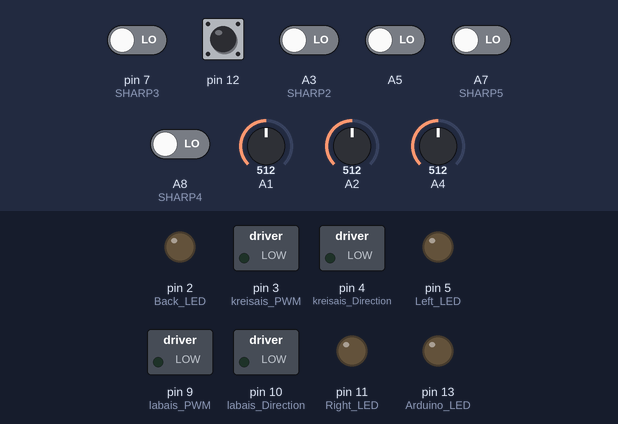
Recording of a sketch running on a simulated Arduino Mega 2560, built with avr-gcc and run on an emulated ATmega2560. Shown: switched loads named in the sketch (green lamp = pin HIGH), output pins drawn as LEDs (lit = HIGH). Dashed ring = blinking. Inputs (shaded band) come from the test bench; at power-on: pin 12 HIGH, A3 (SHARP2), A5, A7 (SHARP5), A8 (SHARP4), pin 7 (SHARP3) LOW, A1 = 512, A2 = 512, A4 = 512.

Above: at 2.3 s.
2.4 s: pin 12 pulled LOW for 0.65 s
At 3.8 s:
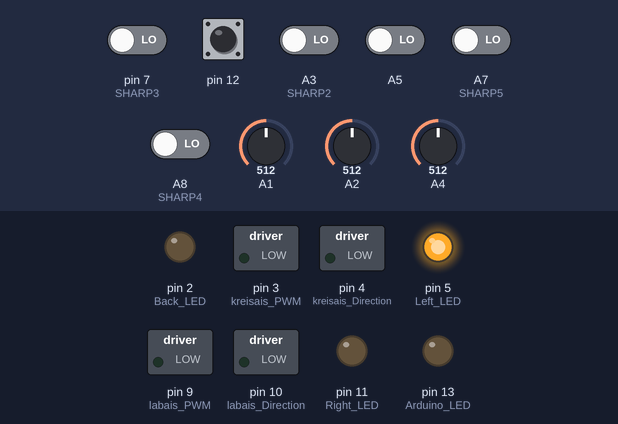
6.1 s: A1 set to 80
9.2 s: A1 set to 67
At 9.45 s:
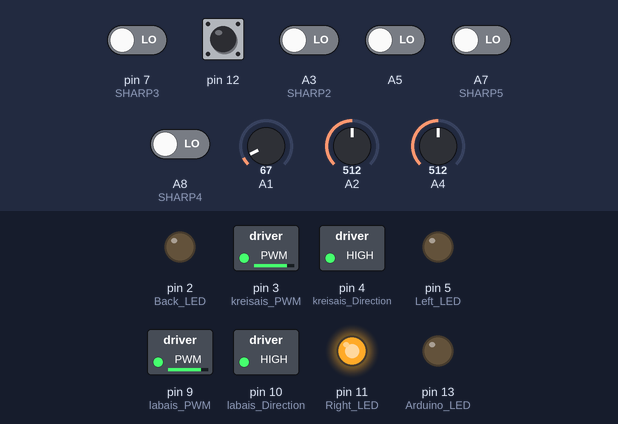
12.3 s: A2 set to 82
15.4 s: A2 set to 69
At 16.1 s:
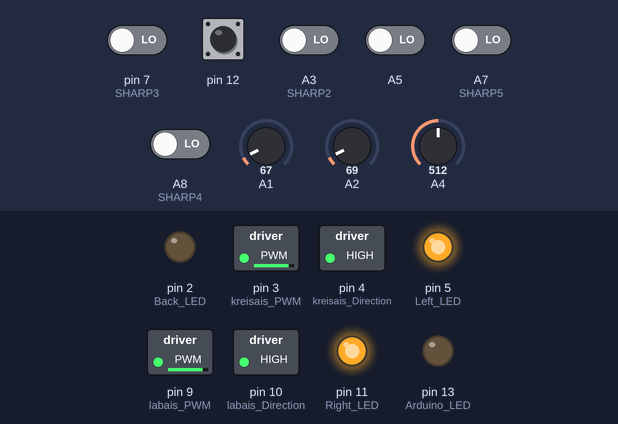
16.9 s: A1 set to 85
At 17.26 s:
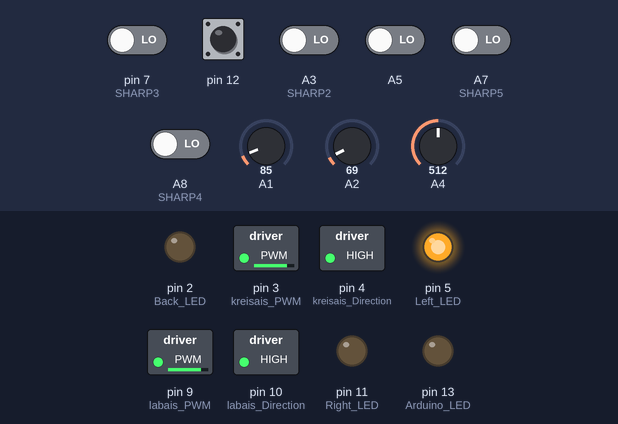
Timing chart, 0 to 21.0 s (numbered marks = the images above; inputs shaded):
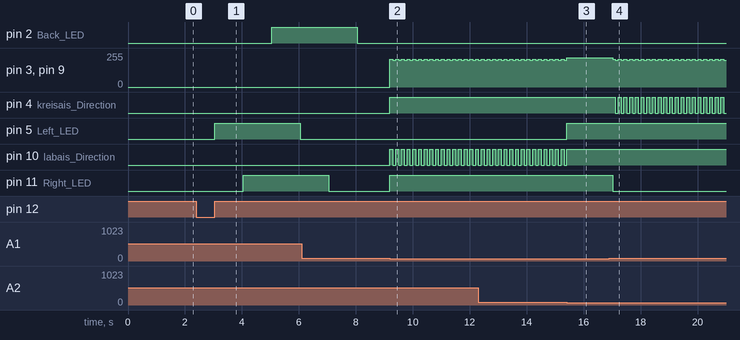

Measured:
- the behaviour switches between 75 and 74 on A1 (found by bisection; images 1 and 2)
- the behaviour switches between 75 and 74 on A2 (found by bisection; images 2 and 3)
- after the input at 2.4 s, pin 2 (Back_LED): LOW → HIGH after 2.7 s; pin 5 (Left_LED): LOW → HIGH after 0.65 s, → LOW 3.0 s later; pin 11 (Right_LED): LOW → HIGH after 1.7 s
- after the input at 9.2 s, pin 3 (kreisais_PWM), pin 9 (labais_PWM): alternates 210/255 for 0.10 s and 200/255 for 0.10 s, starting at once; pin 4 (kreisais_Direction), pin 11 (Right_LED): LOW → HIGH at once; pin 10 (labais_Direction): alternates HIGH for 0.10 s and LOW for 0.10 s, starting at once
- after the input at 15.4 s, pin 5 (Left_LED): LOW → HIGH at once; pin 10 (labais_Direction): goes on until 15.4 s, then stays HIGH
- after the input at 16.9 s, pin 3 (kreisais_PWM), pin 9 (labais_PWM): alternates 210/255 for 0.10 s and 200/255 for 0.10 s, starting after 0.12 s; pin 4 (kreisais_Direction): alternates HIGH for 0.10 s and LOW for 0.10 s, starting after 0.22 s; pin 11 (Right_LED): HIGH → LOW after 0.12 s

The sketch:

Robonest_fightcode_test_DEMO.ino
```cpp
void setup() {//uzstādīšana
  //LED definīcijas
  pinMode(13, OUTPUT);//Arduino LED
#define ledAON   digitalWrite(13,HIGH)
#define ledAOFF  digitalWrite(13,LOW)
  pinMode(5,OUTPUT);//Left LED
#define led1ON   digitalWrite(5,HIGH);
#define led1OFF  digitalWrite(5,LOW);
  pinMode(11,OUTPUT);//Right LED
#define led2ON   digitalWrite(11,HIGH);
#define led2OFF  digitalWrite(11,LOW);
  pinMode(2,OUTPUT);//Back LED
#define led3ON   digitalWrite(2,HIGH);
#define led3OFF  digitalWrite(2,LOW);
  //Pogu definicijas
  pinMode(12,INPUT);
  digitalWrite(12,HIGH);
#define button1 !digitalRead(12)
  //Seriālā porta monitora ieslēgšana
  Serial.begin(9600);
  //DIP Slēdžu definīcija
  pinMode(15,INPUT);
  digitalWrite(15,HIGH);
#define DIP1 digitalRead(15)
  pinMode(14,INPUT);
  digitalWrite(14,HIGH);
#define DIP2 digitalRead(14)
  pinMode(16,INPUT);
  digitalWrite(16,HIGH);
#define DIP3 digitalRead(16)
  pinMode(17,INPUT);
  digitalWrite(17,HIGH);
#define DIP4 digitalRead(17)
  //Līnijas sensoru definīcija
  pinMode(A2,INPUT);
#define senLeft  analogRead(A2)<75
  pinMode(A1,INPUT);
#define senRight analogRead(A1)<75
  pinMode(A4,INPUT);
#define senBack  analogRead(A4)<75
  //SHARP sensoru definīcija
  pinMode(A5,INPUT);
#define SHARP1 !digitalRead(A5)
  pinMode(A3,INPUT);//SHARP2
#define SHARP2 !digitalRead(A3)
  pinMode(7,INPUT);//SHARP3
#define SHARP3 !digitalRead(7)
  pinMode(A8,INPUT);//SHARP4
#define SHARP4 !digitalRead(A8)
  pinMode(A7,INPUT);//SHARP5
#define SHARP5 !digitalRead(A7)
  //Motoru definīcija
  pinMode(3,OUTPUT);//kreisais PWM
  pinMode(4,OUTPUT);//kreisais Direction
  pinMode(9,OUTPUT);//labais PWM
  pinMode(10,OUTPUT);//labais Direction
}
//Motoru vadības funkciju definīcijas
void Forward (int leftSpeed, int rightSpeed){
  analogWrite(3,leftSpeed);
  digitalWrite(4,LOW);
  analogWrite(9,rightSpeed);
  digitalWrite(10,LOW);
}
void Backward (int leftSpeed, int rightSpeed){
  analogWrite(3,leftSpeed);
  digitalWrite(4,HIGH);
  analogWrite(9,rightSpeed);
  digitalWrite(10,HIGH);
}
void Left (int leftSpeed, int rightSpeed){
  analogWrite(3,leftSpeed);
  digitalWrite(4,HIGH);
  analogWrite(9,rightSpeed);
  digitalWrite(10,LOW);
}
void Right (int leftSpeed, int rightSpeed){
  analogWrite(3,leftSpeed);
  digitalWrite(4,LOW);
  analogWrite(9,rightSpeed);
  digitalWrite(10,HIGH);
}

int motState =0;//Izveidojam mainīgo, kur norādīsim motora darbību
void loop() { //mūžīgais cikls
  Forward(0,0);//Izsaucam funkciju motoru apstādināšanai
 // Serial.print("SenLeft: ");Serial.println(analogRead(A2));
 // Serial.print("RightLeft: ");Serial.println(analogRead(A1));
 // Serial.print("BackLeft: ");Serial.println(analogRead(A4));
  delay(500);
  if (button1)//robots sāk darboties ar Button1 nospiešanu
  {
    while (button1){ //Cikls, kamēr poga ir nospiesta
    }
    led1ON;
    delay(1000);
    led2ON;
    delay(1000);
    led3ON;
    delay(1000);
    led1OFF;
    delay(1000);
    led2OFF;
    delay(1000);
    led3OFF;
    while (!button1) // robots apstājas līdz ar button1 nospiešanu
    {
      motState=0;// nonullē mainīgo
      if (senLeft) {led1ON;
        motState=motState+1;
      }else{led1OFF;}//pieskaitam motoru stavoklim sensora binaro vertibu
      if (senRight) {led2ON;
        motState=motState+2;
      }else{led2OFF;}
      if (senBack) {led3ON;
        motState=motState+4;
      }else{led3OFF;}

      if (motState==0){//SHARP sesnorus saktisies tikai tad ja nav nostradajis neviens linijas sensors
        if (SHARP1) {
          motState=64;
        }
        if (SHARP5) {
          motState=128;
        }
        if (SHARP2) {
          motState=motState+8;
        }
        if (SHARP3) {
          motState=motState+16;
        }
        if (SHARP4) {
          motState=motState+32;
        }

      }
      //motState tagad glabā sensoru stāvokļa vērtību
      switch (motState){//Switch struktūra nolasa mainīgo
      case 0://neviens nav nostradajis
        Forward(120,120);
        break;
      case 1: //kreisais sensors
        Backward(210,210);
        delay(100);
        Right(200,200);
        delay(100);
        break;
      case 2://labais sensors
        Backward(210,210);
        delay(100);
        Left(200,200);
        delay(100);
        break;
      case 3://abi prieksejie
        Backward(220,220);
        delay(200);
        break;
      case 4://aizmugurejais
        Forward(255,255);
        delay(200);
        break;
      case 5://aizmugurejais un kreisais
        Right (200,200);
        delay(100);
        Forward(150,150);
        delay(100);
        break;
      case 6://aizmugurejais un labais
        Left (200,200);
        delay(100);
        Forward(150,150);
        delay(100);
        break;
      case 7://visi sensori nostradajusi
        Forward(0,0);
        break;

        // ja robotam ir nostradajusi SHARP sensori (prieksejie 3)
      case 8://SHARP2
        Left(150,150);
        break;
      case 16://SHARP3
        Forward(200,200);
        break;
      case 24://SHARP2 & SHARP3
        Left(150,150);
        break;
      case 32://SHARP4
        Right(150,150);
        break;
      case 40://SHARP4 &SHARP2
        Forward(150,150);
        break;
      case 48://SHARP4 & SHARP3
        Right(150,150);
        break;
      case 56://SHARP2 &SHARP3 &SHARP4
        Forward(255,255);
        break;
        case 64://SHARP2 &SHARP3 &SHARP4
        Left(200,200);
        break;
        case 128://SHARP2 &SHARP3 &SHARP4
        Right(200,200);
        break;
      }
    }
    while (button1){ //Cikls, kamēr poga ir nospiesta
    }
  }
}
```
